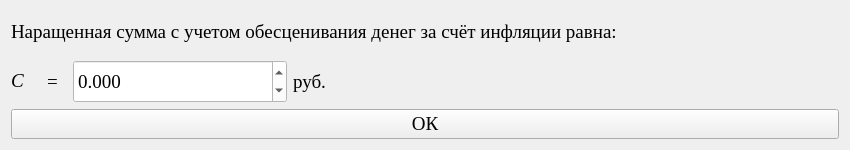
<?xml version="1.0" encoding="UTF-8"?>
<ui version="4.0">
 <class>Form</class>
 <widget class="QWidget" name="Form">
  <property name="geometry">
   <rect>
    <x>0</x>
    <y>0</y>
    <width>850</width>
    <height>150</height>
   </rect>
  </property>
  <property name="minimumSize">
   <size>
    <width>850</width>
    <height>150</height>
   </size>
  </property>
  <property name="maximumSize">
   <size>
    <width>850</width>
    <height>150</height>
   </size>
  </property>
  <property name="windowTitle">
   <string>Расчет реальной наращенной суммы с учетом инфляции</string>
  </property>
  <property name="styleSheet">
   <string notr="true"/>
  </property>
  <layout class="QGridLayout" name="gridLayout_3">
   <item row="0" column="0">
    <layout class="QGridLayout" name="gridLayout_2">
     <item row="0" column="0">
      <widget class="QLabel" name="label_39">
       <property name="minimumSize">
        <size>
         <width>300</width>
         <height>0</height>
        </size>
       </property>
       <property name="maximumSize">
        <size>
         <width>16777215</width>
         <height>16777215</height>
        </size>
       </property>
       <property name="font">
        <font>
         <family>Times New Roman</family>
         <pointsize>14</pointsize>
        </font>
       </property>
       <property name="text">
        <string>&lt;html&gt;&lt;head/&gt;&lt;body&gt;&lt;p&gt;Наращенная сумма с учетом обесценивания денег за счёт инфляции равна:&lt;/p&gt;&lt;/body&gt;&lt;/html&gt;</string>
       </property>
      </widget>
     </item>
     <item row="1" column="0">
      <layout class="QGridLayout" name="gridLayout">
       <item row="0" column="0">
        <layout class="QGridLayout" name="gridLayout_18" columnstretch="0,0,0,1">
         <item row="0" column="2">
          <widget class="QDoubleSpinBox" name="doubleSpinBox_10">
           <property name="enabled">
            <bool>false</bool>
           </property>
           <property name="minimumSize">
            <size>
             <width>214</width>
             <height>25</height>
            </size>
           </property>
           <property name="maximumSize">
            <size>
             <width>16777215</width>
             <height>220</height>
            </size>
           </property>
           <property name="font">
            <font>
             <family>Times New Roman</family>
             <pointsize>14</pointsize>
            </font>
           </property>
           <property name="styleSheet">
            <string notr="true">color: black; background-color: white;</string>
           </property>
           <property name="decimals">
            <number>3</number>
           </property>
           <property name="minimum">
            <double>-999999999.000000000000000</double>
           </property>
           <property name="maximum">
            <double>999999999.000000000000000</double>
           </property>
           <property name="singleStep">
            <double>0.001000000000000</double>
           </property>
           <property name="value">
            <double>0.000000000000000</double>
           </property>
          </widget>
         </item>
         <item row="0" column="3">
          <widget class="QLabel" name="label_40">
           <property name="minimumSize">
            <size>
             <width>60</width>
             <height>0</height>
            </size>
           </property>
           <property name="maximumSize">
            <size>
             <width>16777215</width>
             <height>16777215</height>
            </size>
           </property>
           <property name="font">
            <font>
             <family>Times New Roman</family>
             <pointsize>14</pointsize>
            </font>
           </property>
           <property name="text">
            <string>руб.</string>
           </property>
          </widget>
         </item>
         <item row="0" column="0">
          <widget class="QLabel" name="label_41">
           <property name="minimumSize">
            <size>
             <width>30</width>
             <height>0</height>
            </size>
           </property>
           <property name="maximumSize">
            <size>
             <width>16777215</width>
             <height>16777215</height>
            </size>
           </property>
           <property name="font">
            <font>
             <family>Times New Roman</family>
             <pointsize>14</pointsize>
             <italic>true</italic>
            </font>
           </property>
           <property name="text">
            <string>&lt;html&gt;&lt;head/&gt;&lt;body&gt;&lt;p&gt;C&lt;/p&gt;&lt;/body&gt;&lt;/html&gt;</string>
           </property>
          </widget>
         </item>
         <item row="0" column="1">
          <widget class="QLabel" name="label_38">
           <property name="minimumSize">
            <size>
             <width>20</width>
             <height>0</height>
            </size>
           </property>
           <property name="maximumSize">
            <size>
             <width>16777215</width>
             <height>16777215</height>
            </size>
           </property>
           <property name="font">
            <font>
             <family>Times New Roman</family>
             <pointsize>14</pointsize>
            </font>
           </property>
           <property name="text">
            <string>=</string>
           </property>
          </widget>
         </item>
        </layout>
       </item>
      </layout>
     </item>
    </layout>
   </item>
   <item row="1" column="0">
    <widget class="QPushButton" name="pushButton">
     <property name="maximumSize">
      <size>
       <width>16777215</width>
       <height>16777215</height>
      </size>
     </property>
     <property name="font">
      <font>
       <family>Times New Roman</family>
       <pointsize>14</pointsize>
      </font>
     </property>
     <property name="styleSheet">
      <string notr="true"/>
     </property>
     <property name="text">
      <string>ОК</string>
     </property>
    </widget>
   </item>
  </layout>
 </widget>
 <resources/>
 <connections/>
</ui>
